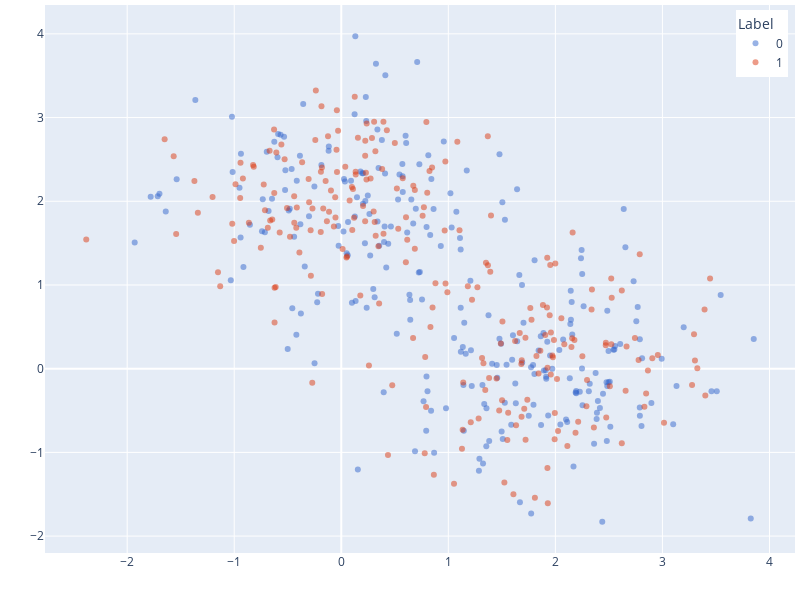

Notebook code for this chart:
### Code cell
utils.plot_2d(df_data)

### Figure 1 — Plotly figure (JSON) as saved in the notebook; plotly's stock layout.template omitted (floating-point values rounded to 4 significant figures; data arrays with more than 128 entries replaced by an {"elided": "..."} marker saying what was removed)
{"data": [{"customdata": {"elided": "261x4 mixed values"}, "hovertemplate": "<b>%{hovertext}</b><br><br>True Label =%{customdata[2]}<br>Noisy Label =%{customdata[3]}<extra></extra>", "hovertext": {"elided": "261 int values"}, "legendgroup": "0", "marker": {"color": "#3366CC", "opacity": 0.5, "symbol": "circle"}, "mode": "markers", "name": "0", "orientation": "v", "showlegend": true, "type": "scatter", "x": {"elided": "261 float values"}, "xaxis": "x", "y": {"elided": "261 float values"}, "yaxis": "y"}, {"customdata": {"elided": "239x4 mixed values"}, "hovertemplate": "<b>%{hovertext}</b><br><br>True Label =%{customdata[2]}<br>Noisy Label =%{customdata[3]}<extra></extra>", "hovertext": {"elided": "239 int values"}, "legendgroup": "1", "marker": {"color": "#DC3912", "opacity": 0.5, "symbol": "circle"}, "mode": "markers", "name": "1", "orientation": "v", "showlegend": true, "type": "scatter", "x": {"elided": "239 float values"}, "xaxis": "x", "y": {"elided": "239 float values"}, "yaxis": "y"}], "layout": {"autosize": false, "height": 600, "legend": {"title": {"text": "Label"}, "tracegroupgap": 0, "x": 0.99, "xanchor": "right", "y": 0.99, "yanchor": "top"}, "margin": {"b": 5, "l": 5, "r": 5, "t": 5}, "width": 800, "xaxis": {"anchor": "y", "autorange": true, "domain": [0, 1], "range": [-2.768, 4.239], "showticklabels": true, "title": {"text": ""}, "type": "linear"}, "yaxis": {"anchor": "x", "autorange": true, "domain": [0, 1], "range": [-2.202, 4.345], "showticklabels": true, "title": {"text": ""}, "type": "linear"}}}
